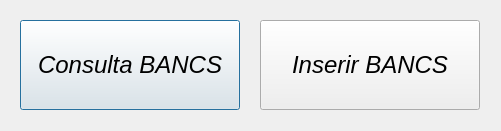
<?xml version="1.0" encoding="UTF-8"?>
<ui version="4.0">
 <class>dialog_discernirBancs</class>
 <widget class="QDialog" name="dialog_discernirBancs">
  <property name="geometry">
   <rect>
    <x>0</x>
    <y>0</y>
    <width>501</width>
    <height>131</height>
   </rect>
  </property>
  <property name="windowTitle">
   <string>Dialog</string>
  </property>
  <widget class="QPushButton" name="pushButton_ConsultaComptesBancs">
   <property name="geometry">
    <rect>
     <x>20</x>
     <y>20</y>
     <width>220</width>
     <height>90</height>
    </rect>
   </property>
   <property name="sizePolicy">
    <sizepolicy hsizetype="Fixed" vsizetype="Fixed">
     <horstretch>0</horstretch>
     <verstretch>0</verstretch>
    </sizepolicy>
   </property>
   <property name="font">
    <font>
     <pointsize>18</pointsize>
     <italic>true</italic>
    </font>
   </property>
   <property name="text">
    <string>Consulta BANCS</string>
   </property>
  </widget>
  <widget class="QPushButton" name="pushButtonInserirBanc">
   <property name="geometry">
    <rect>
     <x>260</x>
     <y>20</y>
     <width>220</width>
     <height>90</height>
    </rect>
   </property>
   <property name="sizePolicy">
    <sizepolicy hsizetype="Fixed" vsizetype="Fixed">
     <horstretch>0</horstretch>
     <verstretch>0</verstretch>
    </sizepolicy>
   </property>
   <property name="font">
    <font>
     <pointsize>18</pointsize>
     <italic>true</italic>
    </font>
   </property>
   <property name="text">
    <string>Inserir BANCS</string>
   </property>
  </widget>
 </widget>
 <resources/>
 <connections/>
</ui>
